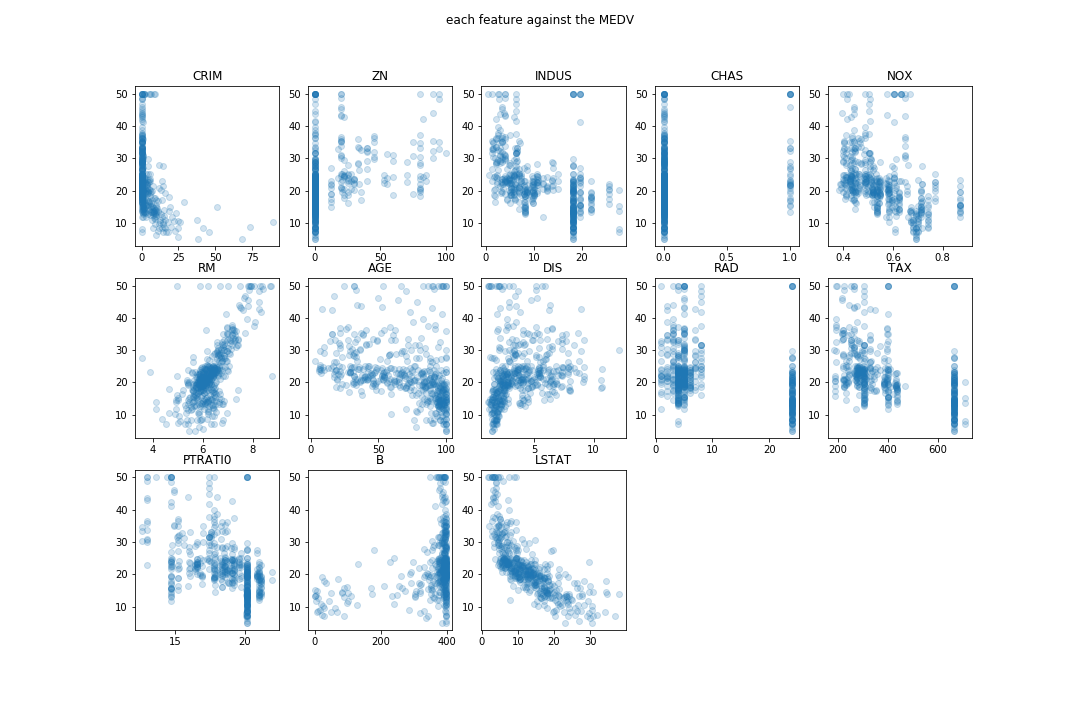

Generate this figure with Python:
#!/usr/bin/env python3
# -*- coding: utf-8 -*-
"""
Created on Sun Jan 28 21:20:57 2018

@author: albertzhang
"""

import matplotlib.pyplot as plt
import numpy as np
from sklearn.datasets import load_boston
boston_dataset = load_boston()
df = pd.DataFrame(boston_dataset['data'])

CRIM=list()
ZN=list()
INDUS=list()
CHAS=list()
NOX=list()
RM=list()
AGE=list()
DIS=list()
RAD=list()
TAX=list()
PTRATI0=list()
B=list()
LSTAT=list()


for i in range(len(boston_dataset['data'])):
    CRIM.append(boston_dataset['data'][i][0])
    ZN.append(boston_dataset['data'][i][1])
    INDUS.append(boston_dataset['data'][i][2])
    CHAS.append(boston_dataset['data'][i][3])
    NOX.append(boston_dataset['data'][i][4])
    RM.append(boston_dataset['data'][i][5])
    AGE.append(boston_dataset['data'][i][6])
    DIS.append(boston_dataset['data'][i][7])
    RAD.append(boston_dataset['data'][i][8])
    TAX.append(boston_dataset['data'][i][9])
    PTRATI0.append(boston_dataset['data'][i][10])
    B.append(boston_dataset['data'][i][11])
    LSTAT.append(boston_dataset['data'][i][12])
    
features=[CRIM,ZN,INDUS,CHAS,NOX,RM,AGE,DIS,RAD,TAX,PTRATI0,B,LSTAT]            


y = boston_dataset['target']

plt.subplots(1,13,figsize=(3,40))
plt.scatter(ZN,y)
plt.show()

fig, axes = plt.subplots(3,5,figsize=(15,10))

for i in range(0,3):
    for j in range(0,5):  
        if i*5+j<13:                  
            axes[i,j].scatter(features[i*5+j],y,alpha=0.2)
            axes[i,j].set_title(['CRIM','ZN','INDUS','CHAS','NOX','RM','AGE','DIS','RAD','TAX','PTRATI0','B','LSTAT'][i*5+j])
        else:
            axes[i,j].axis('off')
            axes[i,j].axis('off')
            
plt.suptitle('each feature against the MEDV')
plt.savefig('task33.png')
plt.show()



